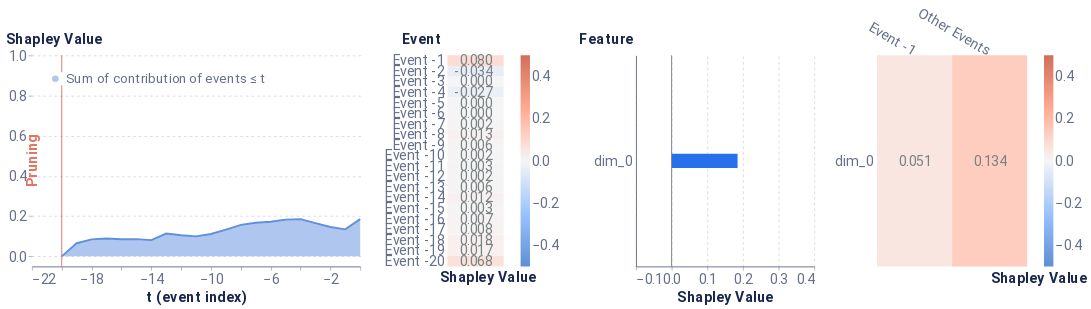

Write notebook code for a chart like this one.
### Markdown cell above
<b>2. Selecting the median item.</b><br>
This item is as likely to be recommended as it is not to be recommended.

### Code cell
median_event = np.argsort(array)[len(array)//2]
local_event_explaination(median_event)

### Figure 1 — Vega-Lite specification as saved in the notebook (floating-point values rounded to 4 significant figures)
{"config": {"axis": {"domain": true, "domainColor": "#666F89", "grid": false, "gridCap": "round", "gridColor": "#B3B7C4", "gridDash": [2, 4], "gridWidth": 0.5, "labelColor": "#666F89", "labelFont": "Roboto, Arial, sans-serif", "labelPadding": 2, "tickColor": "#666F89", "tickOpacity": 0.5, "tickSize": 4, "titleColor": "#19274E", "titleFont": "Roboto, Arial, sans-serif", "titleFontSize": 12}, "axisBand": {"domain": true, "labelPadding": 4, "ticks": false}, "axisY": {"domain": false, "titleAlign": "left", "titleAngle": 0, "titleX": -20, "titleY": -10}, "legend": {"labelColor": "#666F89", "labelFont": "Roboto, Arial, sans-serif", "labelFontSize": 12, "symbolSize": 40, "titleColor": "#19274E", "titleFont": "Roboto, Arial, sans-serif", "titleFontSize": 12, "titlePadding": 4}, "arc": {"stroke": "#FFFFFF", "strokeWidth": 1}, "bar": {"fill": "#2770EB", "stroke": null}, "line": {"stroke": "#2770EB", "strokeWidth": 2}, "path": {"stroke": "#2770EB", "strokeWidth": 0.5}, "point": {"fill": "#2770EB", "shape": "circle", "filled": true}, "rect": {"fill": "#2770EB"}, "rule": {"stroke": "#666F89"}, "shape": {"stroke": "#2770EB"}, "text": {"color": "#19274E", "font": "Roboto, Arial, sans-serif", "fontSize": 12}, "range": {"category": ["#2770EB", "#77B98A", "#DA5252", "#FFC400", "#A87AEA", "#00A39E", "#19274E"], "diverging": ["#006360", "#2BB3AE", "#96D9D7", "#FFFFFF", "#EDAAAA", "#DA5252", "#811D1D"], "heatmap": ["#18448F", "#1B4EA5", "#2770EB", "#4C88EE", "#82ACF3", "#A6C4F7", "#E9F1FD"], "ramp": ["#18448F", "#1B4EA5", "#2770EB", "#4C88EE", "#82ACF3", "#A6C4F7", "#E9F1FD"]}, "background": "#FFFFFF", "group": {"fill": "#FFFFFF"}, "header": {"labelColor": "#19274E", "labelFont": "Roboto, Arial, sans-serif", "labelFontSize": 12, "titleColor": "#19274E", "titleFont": "Roboto, Arial, sans-serif", "titleFontSize": 16}, "title": {"anchor": "start", "color": "#19274E", "font": "Roboto, Arial, sans-serif", "fontSize": 20, "fontWeight": "bold", "offset": 20, "subtitleColor": "#19274E", "subtitleFontSize": 16}, "view": {"continuousHeight": 300, "continuousWidth": 400, "stroke": "transparent"}}, "hconcat": [{"layer": [{"mark": {"type": "area", "opacity": 0.5}, "encoding": {"color": {"field": "Coalition", "legend": {"fillColor": "white", "labelFontSize": 14, "labelLimit": 0, "orient": "top-left", "symbolSize": 50, "symbolStrokeWidth": 0, "title": null}, "scale": {"domain": ["Sum of contribution of events ≤ t"], "range": ["#618FE0"]}, "type": "nominal"}, "x": {"axis": {"labelFontSize": 15, "title": "t (event index)", "titleFontSize": 15}, "field": "t (event index)", "type": "quantitative"}, "y": {"axis": {"grid": true, "labelFontSize": 15, "titleFontSize": 15, "titleX": -28}, "field": "Shapley Value", "scale": {"domain": [-0.05, 1]}, "type": "quantitative"}}}, {"mark": "line", "encoding": {"color": {"field": "Coalition", "legend": {"fillColor": "white", "labelFontSize": 14, "labelLimit": 0, "orient": "top-left", "symbolSize": 50, "symbolStrokeWidth": 0, "title": null}, "scale": {"domain": ["Sum of contribution of events ≤ t"], "range": ["#618FE0"]}, "type": "nominal"}, "x": {"axis": {"labelFontSize": 15, "title": "t (event index)", "titleFontSize": 15}, "field": "t (event index)", "type": "quantitative"}, "y": {"axis": {"grid": true, "labelFontSize": 15, "titleFontSize": 15, "titleX": -28}, "field": "Shapley Value", "scale": {"domain": [-0.05, 1]}, "type": "quantitative"}}}, {"data": {"name": "data-a5230d44a0ee90255047fc67d1705c8b"}, "mark": {"type": "rule", "color": "#E17560"}, "encoding": {"x": {"field": "x", "type": "quantitative"}}}, {"data": {"name": "data-ee8aec25528fa53b6011f1eacee6f6c5"}, "mark": {"type": "text", "angle": 270, "color": "#E17560", "fontSize": 15, "fontWeight": "bold", "text": "Pruning"}, "encoding": {"x": {"field": "x", "type": "quantitative"}}}], "data": {"name": "data-6fec4268483ad077941dd2ec0c7b78eb"}, "height": 225, "width": 350}, {"layer": [{"mark": "rect", "encoding": {"color": {"field": "rounded", "legend": {"gradientLength": 225, "gradientThickness": 10, "labelFontSize": 15, "orient": "right"}, "scale": {"domain": [-0.5, 0.5], "range": ["#5f8fd6", "#99c3fb", "#f5f5f5", "#ffaa92", "#d16f5b"]}, "title": null, "type": "quantitative"}, "x": {"axis": {"title": "Shapley Value", "titleFontSize": 15}, "field": "column", "type": "ordinal"}, "y": {"axis": {"domain": false, "labelFontSize": 15, "title": "Event", "titleFontSize": 15, "titleX": -49}, "field": "Feature", "sort": ["Event -1", "Event -2", "Event -3", "Event -4", "Event -5", "Event -6", "Event -7", "Event -8", "Event -9", "Event -10", "Event -11", "Event -12", "Event -13", "Event -14", "Event -15", "Event -16", "Event -17", "Event -18", "Event -19", "Event -20"], "type": "ordinal"}}}, {"mark": {"type": "text", "align": "right", "baseline": "middle", "color": "#798184", "dx": 18, "fontSize": 15}, "encoding": {"text": {"field": "rounded_str", "type": "nominal"}, "x": {"axis": {"domain": false, "labels": false, "title": "Shapley Value", "titleX": 43}, "field": "column", "type": "ordinal"}, "y": {"axis": {"domain": false, "labelFontSize": 15, "title": "Event", "titleFontSize": 15, "titleX": -49}, "field": "Feature", "sort": ["Event -1", "Event -2", "Event -3", "Event -4", "Event -5", "Event -6", "Event -7", "Event -8", "Event -9", "Event -10", "Event -11", "Event -12", "Event -13", "Event -14", "Event -15", "Event -16", "Event -17", "Event -18", "Event -19", "Event -20"], "type": "ordinal"}}}], "data": {"name": "data-57af623955dba1abc1ed0a22c036fe70"}, "height": 225, "width": 60}, {"layer": [{"data": {"name": "data-cfbc8bd69eb0ca03f7bbc82a656cf9a0"}, "mark": {"type": "bar", "size": 15, "thickness": 1}, "encoding": {"x": {"axis": {"grid": true, "labelFontSize": 15, "title": "Shapley Value", "titleFontSize": 15}, "field": "Shapley Value", "scale": {"domain": [-0.1, 0.4]}, "type": "quantitative"}, "y": {"axis": {"labelFontSize": 15, "title": "Feature", "titleFontSize": 15, "titleX": -61}, "field": "Feature", "sort": {"field": "sort_col", "order": "descending"}, "type": "nominal"}}}, {"data": {"name": "data-9c00aa9dc2b1c1a0b4bf9b34ead12925"}, "mark": {"type": "rule", "color": "#798184"}, "encoding": {"x": {"field": "x", "type": "quantitative"}}}], "height": 225, "width": 190}, {"layer": [{"mark": "rect", "encoding": {"color": {"field": "rounded", "legend": {"gradientLength": 225, "gradientThickness": 10, "labelFontSize": 15, "orient": "right"}, "scale": {"domain": [-0.5, 0.5], "range": ["#5f8fd6", "#99c3fb", "#f5f5f5", "#ffaa92", "#d16f5b"]}, "title": null, "type": "quantitative"}, "x": {"axis": {"titleFontSize": 15}, "field": "Event", "sort": ["Event -1"], "type": "nominal"}, "y": {"axis": {"domain": false, "labelFontSize": 15, "title": null}, "field": "Feature", "sort": [], "type": "nominal"}}}, {"mark": {"type": "text", "align": "right", "baseline": "middle", "color": "#798184", "dx": 18, "fontSize": 15}, "encoding": {"text": {"field": "rounded_str", "type": "nominal"}, "x": {"axis": {"domain": false, "labelAngle": 30, "labelFontSize": 15, "orient": "top", "title": "Shapley Value", "titleX": 172, "titleY": 245}, "field": "Event", "sort": ["Event -1"], "type": "nominal"}, "y": {"axis": {"domain": false, "labelFontSize": 15, "title": null}, "field": "Feature", "sort": [], "type": "nominal"}}}], "data": {"name": "data-49d9888c7fa2252b1c3009fddbfe7fe8"}, "height": 225, "width": 160}], "resolve": {"scale": {"color": "independent"}}, "$schema": "https://vega.github.io/schema/vega-lite/v4.17.0.json", "datasets": {"data-6fec4268483ad077941dd2ec0c7b78eb": [{"Coalition": "Sum of contribution of events > t", "t (event index)": 0, "Shapley Value": -5.96e-08}, {"Coalition": "Sum of contribution of events ≤ t", "t (event index)": 0, "Shapley Value": 0.185}, {"Coalition": "Sum of contribution of events > t", "t (event index)": -1, "Shapley Value": 0.05068}, {"Coalition": "Sum of contribution of events ≤ t", "t (event index)": -1, "Shapley Value": 0.1344}, {"Coalition": "Sum of contribution of events > t", "t (event index)": -2, "Shapley Value": 0.03885}, {"Coalition": "Sum of contribution of events ≤ t", "t (event index)": -2, "Shapley Value": 0.1462}, {"Coalition": "Sum of contribution of events > t", "t (event index)": -3, "Shapley Value": 0.02018}, {"Coalition": "Sum of contribution of events ≤ t", "t (event index)": -3, "Shapley Value": 0.1649}, {"Coalition": "Sum of contribution of events > t", "t (event index)": -4, "Shapley Value": -0.000198}, {"Coalition": "Sum of contribution of events ≤ t", "t (event index)": -4, "Shapley Value": 0.1852}, {"Coalition": "Sum of contribution of events > t", "t (event index)": -5, "Shapley Value": 0.002183}, {"Coalition": "Sum of contribution of events ≤ t", "t (event index)": -5, "Shapley Value": 0.1829}, {"Coalition": "Sum of contribution of events > t", "t (event index)": -6, "Shapley Value": 0.01271}, {"Coalition": "Sum of contribution of events ≤ t", "t (event index)": -6, "Shapley Value": 0.1723}, {"Coalition": "Sum of contribution of events > t", "t (event index)": -7, "Shapley Value": 0.01775}, {"Coalition": "Sum of contribution of events ≤ t", "t (event index)": -7, "Shapley Value": 0.1673}, {"Coalition": "Sum of contribution of events > t", "t (event index)": -8, "Shapley Value": 0.02881}, {"Coalition": "Sum of contribution of events ≤ t", "t (event index)": -8, "Shapley Value": 0.1562}, {"Coalition": "Sum of contribution of events > t", "t (event index)": -9, "Shapley Value": 0.0519}, {"Coalition": "Sum of contribution of events ≤ t", "t (event index)": -9, "Shapley Value": 0.1331}, {"Coalition": "Sum of contribution of events > t", "t (event index)": -10, "Shapley Value": 0.07369}, {"Coalition": "Sum of contribution of events ≤ t", "t (event index)": -10, "Shapley Value": 0.1114}, {"Coalition": "Sum of contribution of events > t", "t (event index)": -11, "Shapley Value": 0.08546}, {"Coalition": "Sum of contribution of events ≤ t", "t (event index)": -11, "Shapley Value": 0.09958}, {"Coalition": "Sum of contribution of events > t", "t (event index)": -12, "Shapley Value": 0.07998}, {"Coalition": "Sum of contribution of events ≤ t", "t (event index)": -12, "Shapley Value": 0.1051}, {"Coalition": "Sum of contribution of events > t", "t (event index)": -13, "Shapley Value": 0.07151}, {"Coalition": "Sum of contribution of events ≤ t", "t (event index)": -13, "Shapley Value": 0.1135}, {"Coalition": "Sum of contribution of events > t", "t (event index)": -14, "Shapley Value": 0.1043}, {"Coalition": "Sum of contribution of events ≤ t", "t (event index)": -14, "Shapley Value": 0.08079}, {"Coalition": "Sum of contribution of events > t", "t (event index)": -15, "Shapley Value": 0.09912}, {"Coalition": "Sum of contribution of events ≤ t", "t (event index)": -15, "Shapley Value": 0.08593}, {"Coalition": "Sum of contribution of events > t", "t (event index)": -16, "Shapley Value": 0.09997}, {"Coalition": "Sum of contribution of events ≤ t", "t (event index)": -16, "Shapley Value": 0.08508}, {"Coalition": "Sum of contribution of events > t", "t (event index)": -17, "Shapley Value": 0.09604}, {"Coalition": "Sum of contribution of events ≤ t", "t (event index)": -17, "Shapley Value": 0.089}, {"Coalition": "Sum of contribution of events > t", "t (event index)": -18, "Shapley Value": 0.1005}, {"Coalition": "Sum of contribution of events ≤ t", "t (event index)": -18, "Shapley Value": 0.08455}, {"Coalition": "Sum of contribution of events > t", "t (event index)": -19, "Shapley Value": 0.1198}, {"Coalition": "Sum of contribution of events ≤ t", "t (event index)": -19, "Shapley Value": 0.06528}, {"Coalition": "Sum of contribution of events > t", "t (event index)": -20, "Shapley Value": 0.185}, {"Coalition": "Sum of contribution of events ≤ t", "t (event index)": -20, "Shapley Value": -5.96e-08}], "data-a5230d44a0ee90255047fc67d1705c8b": [{"x": -20}], "data-ee8aec25528fa53b6011f1eacee6f6c5": [{"x": -22}], "data-57af623955dba1abc1ed0a22c036fe70": [{"Shapley Value": 0.08027, "Feature": "Event -1", "row": 1, "column": 1, "rounded": 0.08, "rounded_str": "0.080"}, {"Shapley Value": -0.03437, "Feature": "Event -2", "row": 2, "column": 1, "rounded": -0.034, "rounded_str": "-0.034"}, {"Shapley Value": 0.0, "Feature": "Event -3", "row": 3, "column": 1, "rounded": 0.0, "rounded_str": "0.000"}, {"Shapley Value": -0.02675, "Feature": "Event -4", "row": 4, "column": 1, "rounded": -0.027, "rounded_str": "-0.027"}, {"Shapley Value": 0.0, "Feature": "Event -5", "row": 5, "column": 1, "rounded": 0.0, "rounded_str": "0.000"}, {"Shapley Value": 0.0, "Feature": "Event -6", "row": 6, "column": 1, "rounded": 0.0, "rounded_str": "0.000"}, {"Shapley Value": 0.001773, "Feature": "Event -7", "row": 7, "column": 1, "rounded": 0.002, "rounded_str": "0.002"}, {"Shapley Value": 0.01314, "Feature": "Event -8", "row": 8, "column": 1, "rounded": 0.013, "rounded_str": "0.013"}, {"Shapley Value": 0.005817, "Feature": "Event -9", "row": 9, "column": 1, "rounded": 0.006, "rounded_str": "0.006"}, {"Shapley Value": 0.001745, "Feature": "Event -10", "row": 10, "column": 1, "rounded": 0.002, "rounded_str": "0.002"}, {"Shapley Value": 0.003079, "Feature": "Event -11", "row": 11, "column": 1, "rounded": 0.003, "rounded_str": "0.003"}, {"Shapley Value": 0.002008, "Feature": "Event -12", "row": 12, "column": 1, "rounded": 0.002, "rounded_str": "0.002"}, {"Shapley Value": 0.005666, "Feature": "Event -13", "row": 13, "column": 1, "rounded": 0.006, "rounded_str": "0.006"}, {"Shapley Value": 0.01156, "Feature": "Event -14", "row": 14, "column": 1, "rounded": 0.012, "rounded_str": "0.012"}, {"Shapley Value": 0.002887, "Feature": "Event -15", "row": 15, "column": 1, "rounded": 0.003, "rounded_str": "0.003"}, {"Shapley Value": 0.007465, "Feature": "Event -16", "row": 16, "column": 1, "rounded": 0.007, "rounded_str": "0.007"}, {"Shapley Value": 0.007934, "Feature": "Event -17", "row": 17, "column": 1, "rounded": 0.008, "rounded_str": "0.008"}, {"Shapley Value": 0.0181, "Feature": "Event -18", "row": 18, "column": 1, "rounded": 0.018, "rounded_str": "0.018"}, {"Shapley Value": 0.01681, "Feature": "Event -19", "row": 19, "column": 1, "rounded": 0.017, "rounded_str": "0.017"}, {"Shapley Value": 0.06791, "Feature": "Event -20", "row": 20, "column": 1, "rounded": 0.068, "rounded_str": "0.068"}], "data-cfbc8bd69eb0ca03f7bbc82a656cf9a0": [{"Random seed": 42, "NSamples": 32000, "Feature": "dim_0", "Shapley Value": 0.185, "sort_col": 0.185}], "data-9c00aa9dc2b1c1a0b4bf9b34ead12925": [{"x": 0}], "data-49d9888c7fa2252b1c3009fddbfe7fe8": [{"Event": "Other Events", "Feature": "dim_0", "Shapley Value": 0.1344, "rounded": 0.134, "rounded_str": "0.134"}, {"Event": "Event -1", "Feature": "dim_0", "Shapley Value": 0.05068, "rounded": 0.051, "rounded_str": "0.051"}]}}
